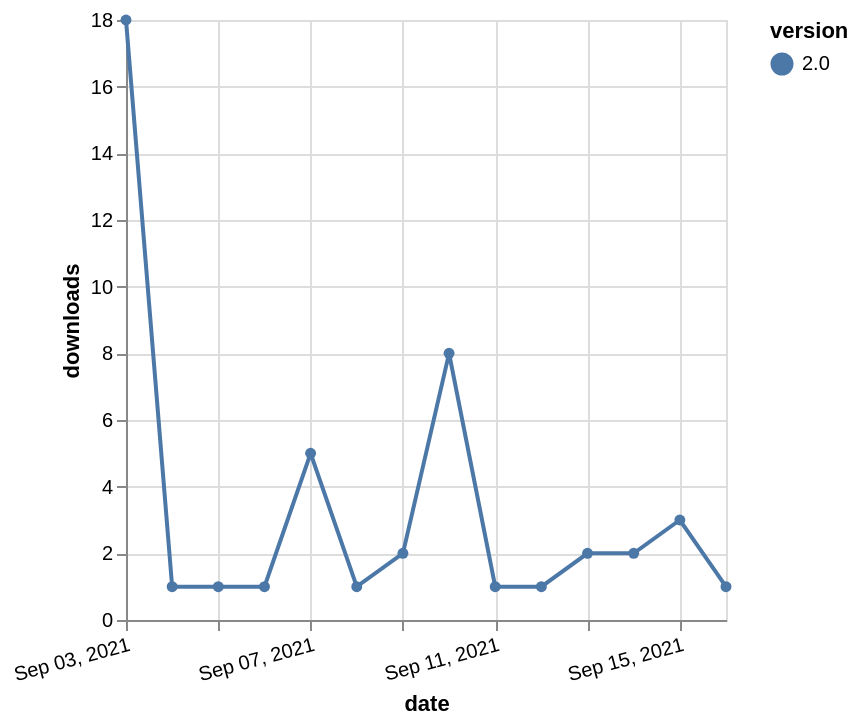

The specification (Vega-Lite) saved for this image:
### Vega-Lite specification from a JSON file in a GitHub repository (floating-point values rounded to 4 significant figures)
{"$schema": "https://vega.github.io/schema/vega-lite/v5.json", "description": "A simple bar chart with embedded data.", "data": {"values": [{"date": "2021-09-03", "total": 456, "delta": 18, "version": "2.0"}, {"date": "2021-09-04", "total": 457, "delta": 1, "version": "2.0"}, {"date": "2021-09-05", "total": 458, "delta": 1, "version": "2.0"}, {"date": "2021-09-06", "total": 459, "delta": 1, "version": "2.0"}, {"date": "2021-09-07", "total": 464, "delta": 5, "version": "2.0"}, {"date": "2021-09-08", "total": 465, "delta": 1, "version": "2.0"}, {"date": "2021-09-09", "total": 467, "delta": 2, "version": "2.0"}, {"date": "2021-09-10", "total": 475, "delta": 8, "version": "2.0"}, {"date": "2021-09-11", "total": 476, "delta": 1, "version": "2.0"}, {"date": "2021-09-12", "total": 477, "delta": 1, "version": "2.0"}, {"date": "2021-09-13", "total": 479, "delta": 2, "version": "2.0"}, {"date": "2021-09-14", "total": 481, "delta": 2, "version": "2.0"}, {"date": "2021-09-15", "total": 484, "delta": 3, "version": "2.0"}, {"date": "2021-09-16", "total": 485, "delta": 1, "version": "2.0"}]}, "width": "container", "mark": {"type": "line", "point": {"filled": true}}, "encoding": {"x": {"field": "date", "type": "temporal", "timeUnit": "yearmonthdate", "title": "date", "axis": {"labelAngle": -15}}, "y": {"field": "delta", "type": "quantitative", "title": "downloads"}, "color": {"field": "version", "type": "nominal"}, "tooltip": {"field": "delta"}}}
